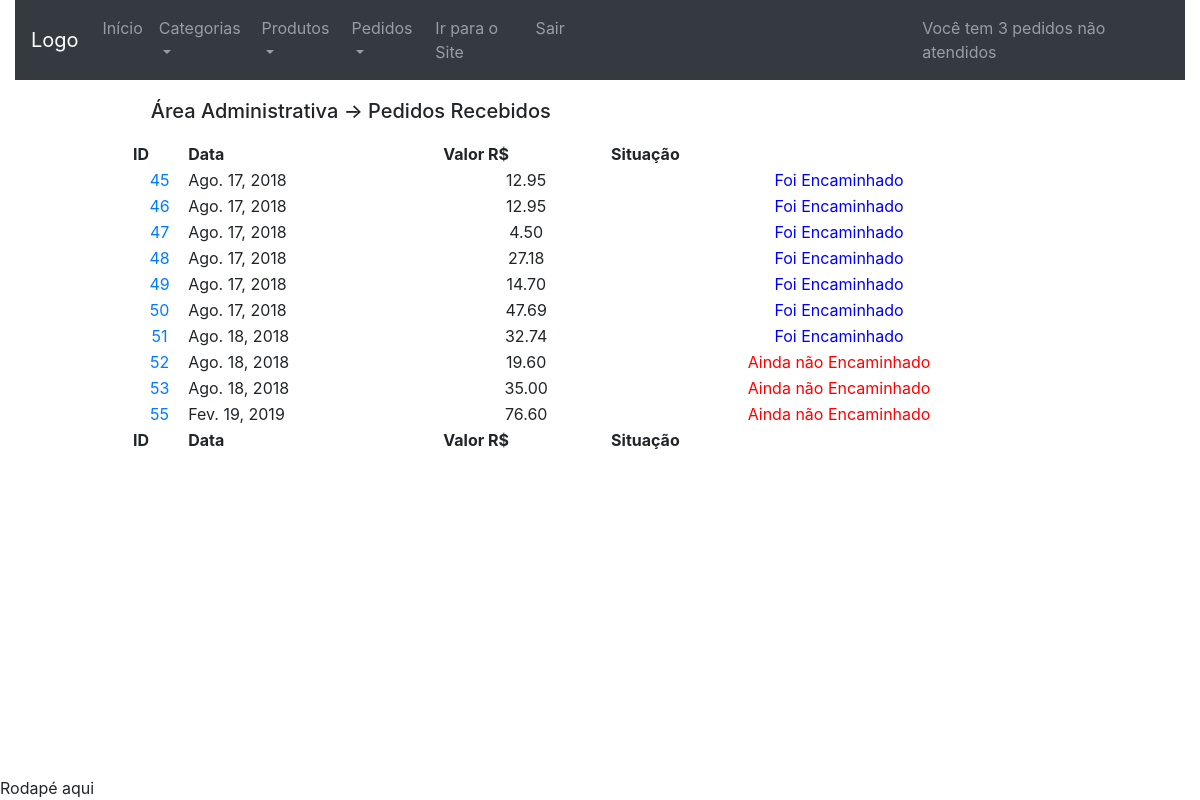
The page /area_administrativa/ (signed in) on the database as committed earlier.
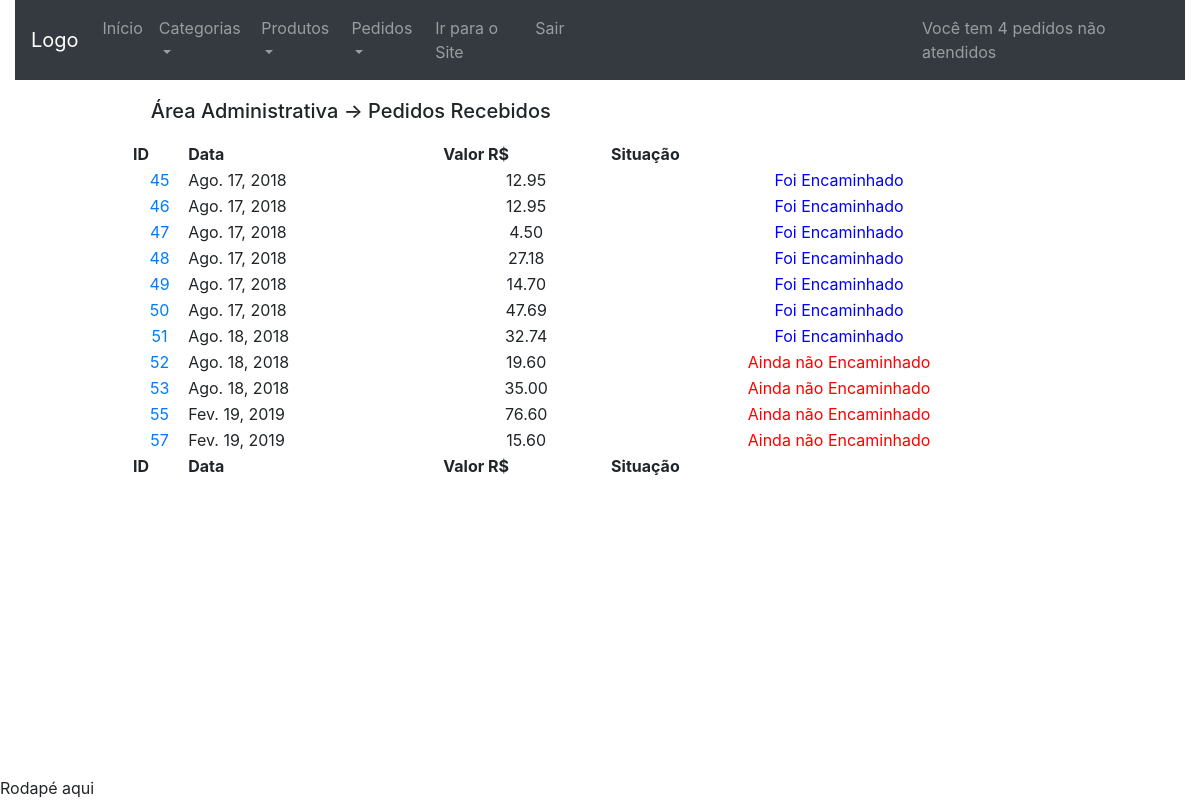
The same page on the database as committed later.
### checkout/models.py (models this page shows, shortened)
class Order(models.Model):
	date = models.DateField(default=date.today, editable=False)
	value = models.DecimalField('Valor R$', max_digits=10,
		decimal_places=2, default=0)
	user = models.ForeignKey(User, on_delete=models.CASCADE,
		null=True, blank=True)
	delivery_address_is_the_same = models.BooleanField(
		verbose_name='Entregar no endereço cadastrado',
		default=True,
		blank=True)
	logradouro = models.CharField('Rua/Avenida', max_length=100,
		null=True, blank=True, default='')
	numero = models.CharField('Número', max_length=100,
		null=True, blank=True, default='')
	cep = models.CharField('CEP', max_length=10, null=True,
		blank=True, default='')
	complemento = models.CharField('Complamento', max_length=100,
		null=True, blank=True, default='')
	bairro = models.CharField('Bairro', max_length=100, null=True,
		blank=True, default='')
	cidade = models.CharField('Cidade', max_length=100, null=True,
		blank=True, default='')
	estado = models.CharField('Estado', max_length=100, null=True,
		blank=True, default='')
	transaction_id = models.CharField('ID da transação', max_length=100,
		null=True, blank=True)
	status_order = models.CharField('Status do Pedido', max_length=10,
		choices=STATUS_ORDER, default='A')
	status_pg = models.CharField('Status PagSeguro', max_length=10,
		choices=STATUS_PAGSEGURO, null=True, blank=True)
	sended = models.BooleanField(
		verbose_name='Enviado',
		default=False,
		blank=True)
	forwarded = models.BooleanField(
		verbose_name='Encaminhado',
		default=False,
		blank=True)
	money = models.DecimalField('Dinheiro R$', max_digits=10,
		decimal_places=2, default=0)
	class Meta:
		verbose_name = 'Pedido'
		verbose_name_plural = 'Pedidos'
		ordering = ['date']
	objects = models.Manager() # The default manager.
	orderManager = OrderManager()
	@staticmethod
	def getNoForwardeds(ordersSendeds):
		total = 0
		for order in ordersSendeds:
			if order.forwarded == False:
				total = total + 1
		return total

### dashboard_admin/views.py (the view)
# urls.py: path('', views.index, name='index'),
@login_required
def index(request):
	ordersSendeds = noForwardedsInfo(request)
	user = User.objects.get(id=request.user.id)
	context = {
		'orders': ordersSendeds,
	}
	if user.is_staff:
		return render(request, 'dashboard_admin/index.html',
			context)
	else:
		return HttpResponse('Acesso não permitido!')

### dashboard_admin/templatetags/da_tags.py (called while the page is built)
@register.simple_tag
def forwarded(value):
	if value:
		return 'Foi Encaminhado'
	else:
		return 'Ainda não Encaminhado'

### dashboard_admin/views.py (called while the page is built)
def noForwardedsInfo(request):
	ordersSendeds = Order.objects.filter(sended=True)
	request.session['no_forwarded'] = Order.getNoForwardeds(ordersSendeds)
	return ordersSendeds

### dashboard_admin/templates/dashboard_admin/index.html (shortened to what this page needs)
{% extends 'dashboard_admin/base.html' %}
{% load widget_tweaks %}
{% load da_tags %}
{% block conteudo %}
<div class="panel panel-default table-two-column panel-large">
	{% block dashboard_title %}
	<div class="panel-heading" style="margin: 2%;">
		<h5>Área Administrativa -> Pedidos Recebidos </h5>
	</div>
	{% endblock %}
	<div class="panel-body">
		<table id="table" class="display" cellspacing="0"
		        width="100%">
		    <thead>
		      <tr>
		        <th>ID</th>
		        <th>Data</th>
		        <th>Valor R$</th>
		        <th>Situação</th>
		      </tr>
		    </thead>
		    <tfoot>
		      <tr>
		      	<th>ID</th>
		        <th>Data</th>
		        <th>Valor R$</th>
		        <th>Situação</th>
		      </tr>
		    </tfoot>
		    <tbody>
				{% for order in orders %}
				<tr>
					<td style="text-align: center;">
						<a href="{% url 'dashboard_admin:order_datail' order.id %}"
						title="Detalhes">
					  	{{ order.id }}
						</a>
					</td>
					<td>
						{{ order.date }}
					</td>
					<td style="text-align: center;">
						{{ order.value }}
					</td>
					<td style="text-align: center;
					{% if order.forwarded %}
						color: blue
					{% else %}
						color: red
					{% endif %} ">
					{% forwarded order.forwarded %}
					</td>
				</tr>
				{% endfor %}
		    </tbody>
		</table>
	</div>
</div>
{% endblock %}

Rows that differ between the two databases and show on the page:
now on this page (row edited): Order: id "57", date "Fev. 19, 2019", value "15.60", forwarded "Ainda não Encaminhado"
Other text that changed with them:
{{ request.session.no_forwarded }}: "3" → "4"
